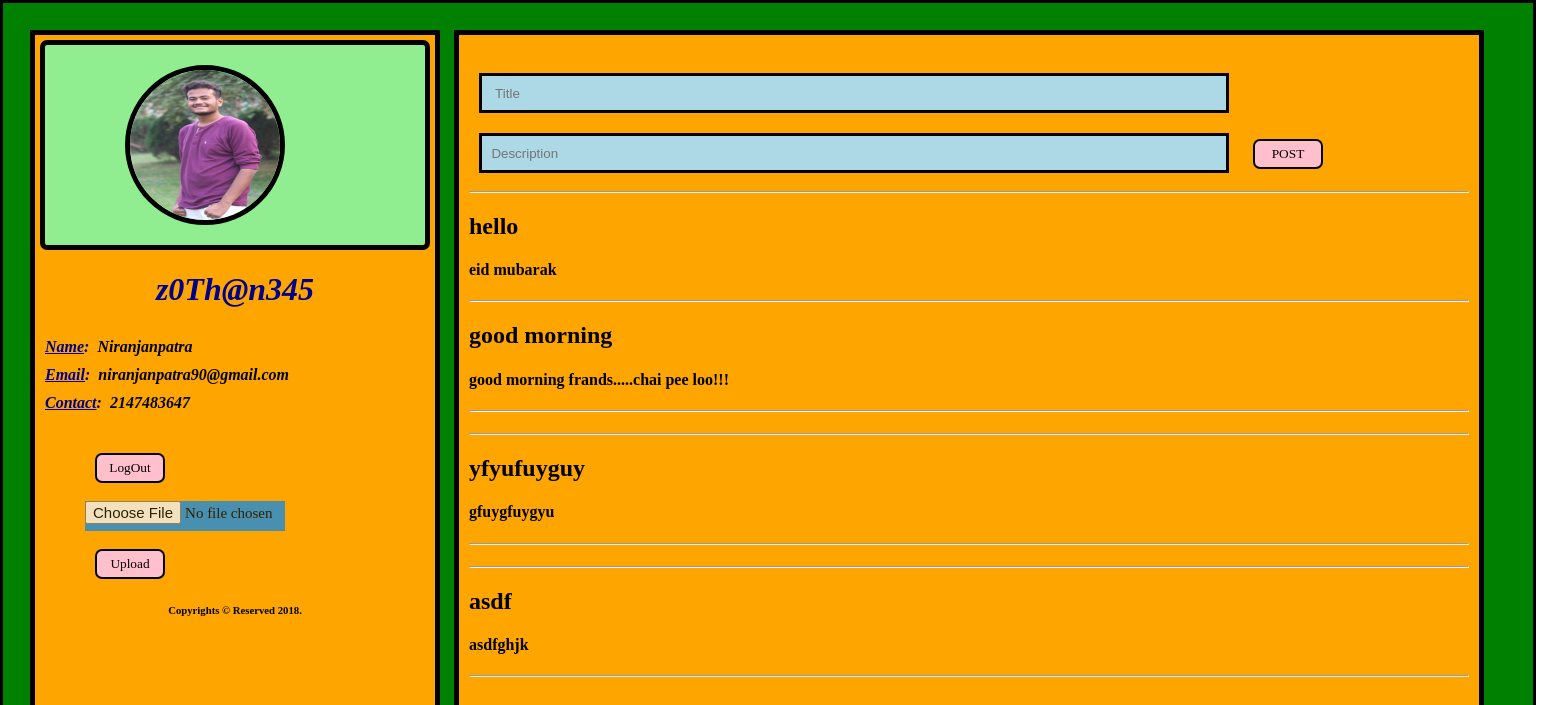
/ansupro/profile.php (signed in), run on the app's committed database.
### tables this page shows
CREATE TABLE `register` (
  `id` int(11) NOT NULL,
  `email` varchar(255) NOT NULL,
  `fname` varchar(255) NOT NULL,
  `phone` int(11) NOT NULL,
  `uname` varchar(20) NOT NULL,
  `pass` varchar(20) NOT NULL,
  `image` varchar(255) NOT NULL
);

CREATE TABLE `posts` (
  `id` int(11) NOT NULL,
  `userid` int(11) NOT NULL,
  `title` varchar(100) NOT NULL,
  `description` varchar(550) NOT NULL,
  `imagepost` varchar(255) NOT NULL
);

### ansupro/profile.php (the view, shortened to what this page needs)
<?php
if(isset($_SESSION["loggedIn"])) {
	if(!empty($_SESSION["loggedInUserId"])) {
		$id = $_SESSION["loggedInUserId"];
		$servername = "localhost";
		$username = "root";
		$dbname = "social";
		$conn = new mysqli($servername, $username,null, $dbname);
		$sql = "SELECT * FROM register WHERE id = " .$id;
		$result = $conn->query($sql);
		$record = $result->fetch_assoc();
		$sql1 = "SELECT title, description, imagepost FROM posts INNER JOIN register ON posts.userid = register.id WHERE userid = ".$id;
		$postsResult = $conn->query($sql1);
}else {
	header("Location: login.php");
}
}
?>
	<html>
	<head>
		<link rel="stylesheet" type="text/css" href="css/style.css">
	</head>
	<body>
		<div class="wrapper">
			<div class="left">
			<div class="cover">
				<img class="profile" src=<?php echo $record["image"]?> width="150" height="150">
			</div>
				<h1 class="name"><?php echo $record["uname"]; ?></h1><br>
				<h4 class="subtitle"><span style="color:darkblue;"><u>Name</u>: </span>&nbsp;<?php echo $record["fname"]; ?></h4>
				<h4 class="subtitle"><span style="color:darkblue"><u>Email</u>: </span>&nbsp;<?php echo $record["email"]; ?></h4>
				<h4 class="subtitle"><span style="color:darkblue"><u>Contact</u>: </span> &nbsp;<?php echo $record["phone"]; ?></h4>
				<br><br>
				<form action="logout.php">
				<input type="submit" value="LogOut">
				</form><br>
				<br>
				<form action="insertimage.php" method="post" enctype="multipart/form-data">
				<input type="file"  name="fileToUpload" /><br><br>
				<input type="submit" value="Upload" />
				</form>
				<br>
				<center><h6>Copyrights &copy; Reserved 2018.</h6></center>
			</div>
			<div class="right">
			<br>
				<form action="fetch.php" method="post" enctype="multipart/form-data">
				<input type="text" name="title"  placeholder="&nbsp; &nbsp;Title">
				<input type="text" name="description" placeholder="&nbsp;&nbsp;Description">
				<input type="submit" id="submit-button" value="POST">
				</form>
				<br>
				<hr>
				<?php
				while($row = $postsResult->fetch_assoc())
				{
				echo "<p><h2>".$row["title"]."</h2><p>";
				echo "<p><h4>".$row["description"]."</h4><p><hr>";
				}
				?>
			</div>
	</body>
</html>

### ansupro/css/style.css (style rules this page uses)
html, body { background-color: white; background-size: cover; display: flex; height: 100%; margin: 0px; padding: 0px; font-family: times new roman; }
form { display: inline; }
input[type="file"] { margin-left: 50px; }
.name { color: darkblue; font-family: times new roman; text-align: center; margin-bottom: 2px; font-style: italic; }
.subtitle { margin: 5px; margin-left: 10px; margin-top: 10px; }
.wrapper { background-color: green; width: 1530px; display: flex; flex-direction: row; height: 100%; border: 3px solid black; }
.right { background-color: orange; background-size: cover; margin: 7px; margin-top: 27px; margin-right:15px; margin-bottom: 27px; width: 1000px; border: 5px solid black; border-radius: 0px; overflow: scroll; padding: 10px; }
.left { background-color: orange; background-size: cover; border: 5px solid black; border-radius: 0px; margin: 7px; width: 400px; margin-top: 27px; margin-left: 27px; margin-bottom: 27px; }
.cover { background-color: lightgreen; margin: 5px; border: none; border: 5px solid black; border-radius: 7px; }
.profile { margin: 20px; margin-left: 80px; border: 5px solid black; border-radius: 100%; }
input[type="submit"], input[type="button"] { width: 70px; height: 30px; margin-left: 60px; border: 2px solid black; border-radius: 7px; background-color: pink; color: Black; font-style: bold; font-family: algerian; cursor: pointer; }
input[type="text"] { border: none; margin: 10px; height: 40px; background-color: lightblue; width: 75%; border-radius: 0px; resize: both; overflow: auto; border: 3px solid black; }
#submit-button { margin-left: 10px; }
img { margin: 5px; border: 0px solid black; border-radius: 5px; cursor: pointer; }
.subtitle { font-style: italic; }
h1 { font-style: italic; }
input[type="file"] { height: 30px; opacity: 0.8; font-size: 15px; font-family: georgian; font-weight: 500; color: black; background-color: #1c8adb; display: inline-block; width: 200px; }

### data on the page
register: image (picture), uname "z0Th@n345", fname "Niranjanpatra", email "niranjanpatra90@gmail.com", phone "2147483647"
posts: title "hello", description "eid mubarak"
posts: title "good morning", description "good morning frands.....chai pee loo!!!"
posts: title "yfyufuyguy", description "gfuygfuygyu"
posts: title "asdf", description "asdfghjk"
